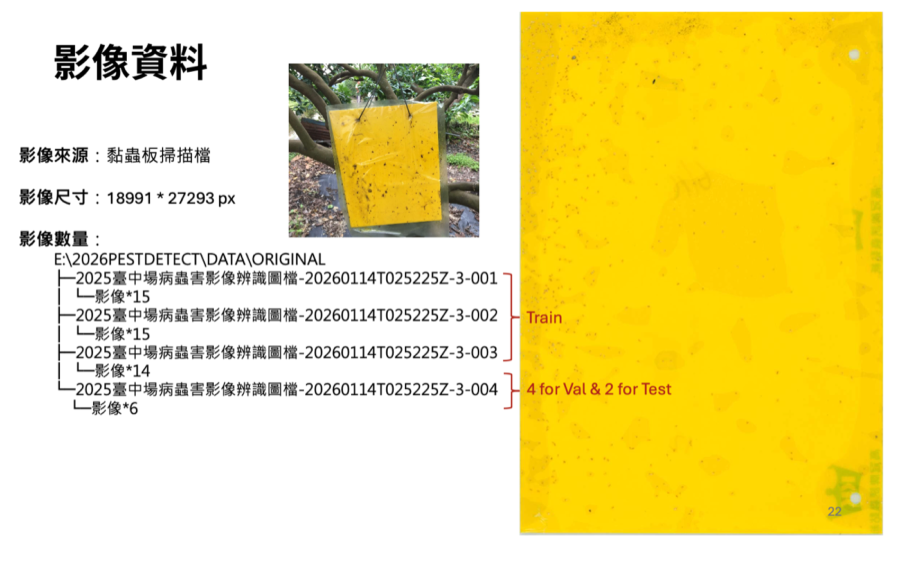
#> input picture 投稿格式/raw_sticky_trap_1.png, 1800 x 1175 px (shown at 1/2 size); its folder holds only this picture in this run
$ python -i make_montage.py   (imports and definitions only)
#> lines starting #> are read from the running program, lines starting #| are printed output that depends on the picture
# -*- coding: utf-8 -*-
"""為 final_result 下每個 sub_* 資料夾生成一張拼貼大圖。

每個 sub 取前 N 張照片，縮成統一縮圖後排成網格，照片之間留間隔。
輸出 final_result_montage/sub_X.jpg。
"""
import os
import math
from PIL import Image

SRC_ROOT = "final_result"
DST_ROOT = "final_result_montage"
PER_SUB = 200          # 每個 sub 最多取幾張
THUMB = 128            # 每張縮圖的邊長(px)
GAP = 2                # 照片之間的間隔(px)
COLS = 16              # 每列幾張
BG = (255, 255, 255)   # 背景色(白)
IMG_EXTS = (".jpg", ".jpeg", ".png", ".bmp", ".webp")


def make_thumb(path):
    """讀圖，等比放大到「填滿」THUMB x THUMB 後置中裁切，去除多餘空白。"""
#> called with path = '投稿格式/raw_sticky_trap_1.png'
    im = Image.open(path).convert("RGB")
    w, h = im.size
#> w = 1800; h = 1175
    scale = THUMB / min(w, h)                       # 以較短邊為基準放大填滿方塊
#> scale = 0.109
    nw, nh = max(THUMB, round(w * scale)), max(THUMB, round(h * scale))
#> nw = 196; nh = 128
    im = im.resize((nw, nh), Image.LANCZOS)
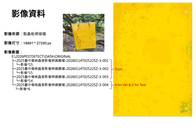
#> im: PIL image 196x128 RGB; mean R, G, B 239.7, 223.9, 145
    left = (nw - THUMB) // 2
#> left = 34
    top = (nh - THUMB) // 2
#> top = 0
    return im.crop((left, top, left + THUMB, top + THUMB))
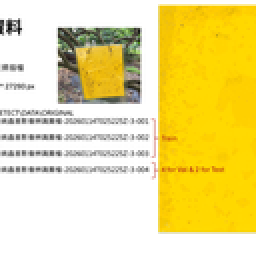
#> returned value: PIL image 128x128 RGB (shown 2 times larger); mean R, G, B 237.9, 222.3, 145.4


# [43 lines left out: functions build_montage, main, not called in this run]


# [2 lines not run here, left out]

>>> result = make_thumb('投稿格式/raw_sticky_trap_1.png')

$ run again, on 投稿格式/raw_sticky_trap_2.png
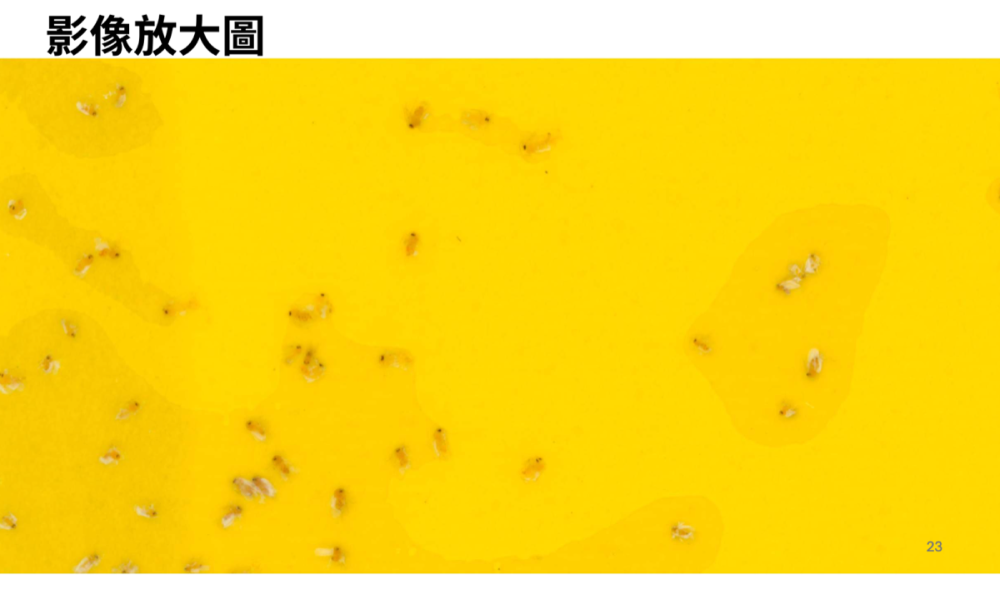
#> input picture 投稿格式/raw_sticky_trap_2.png, 2000 x 1198 px (shown at 1/2 size)
#> in make_thumb, `im = im.resize((nw, nh), Image.LANCZOS)`:
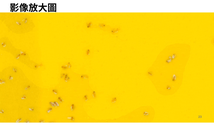
#> im: PIL image 214x128 RGB; mean R, G, B 251.3, 215, 35.2
#> in make_thumb, `return im.crop((left, top, left + THUMB, top + THUMB))`:
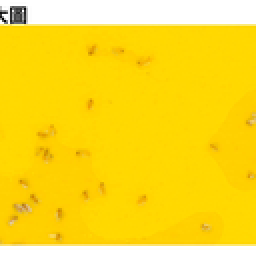
#> returned value: PIL image 128x128 RGB (shown 2 times larger); mean R, G, B 253, 217.2, 35.9

$ run again, on 投稿格式/preprocess_border.png
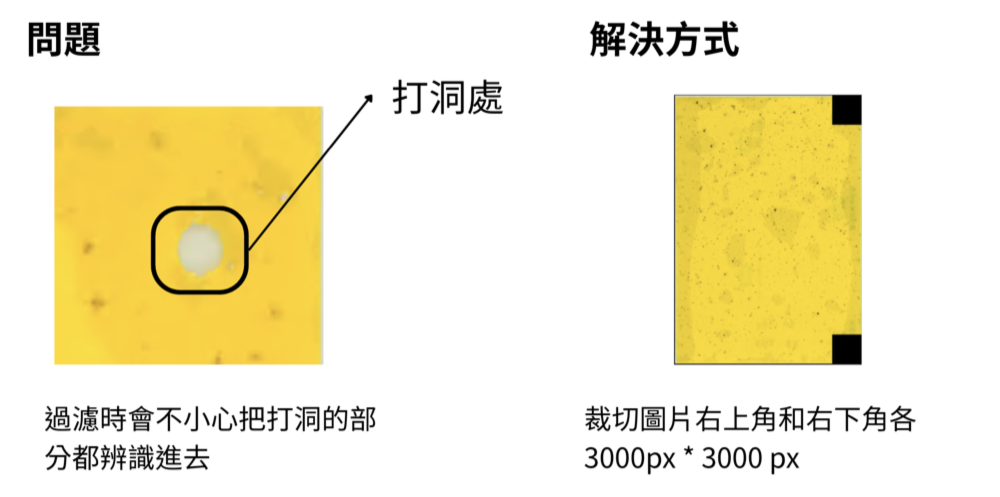
#> input picture 投稿格式/preprocess_border.png, 2000 x 994 px (shown at 1/2 size)
#> in make_thumb, `im = im.resize((nw, nh), Image.LANCZOS)`:
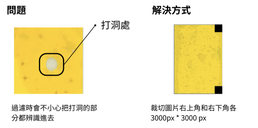
#> im: PIL image 258x128 RGB; mean R, G, B 243, 235.3, 203.7
#> in make_thumb, `return im.crop((left, top, left + THUMB, top + THUMB))`:
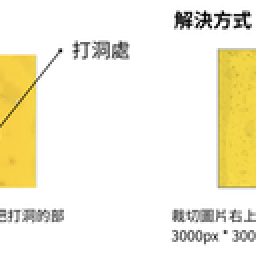
#> returned value: PIL image 128x128 RGB (shown 2 times larger); mean R, G, B 244.5, 239.7, 219.1

$ run again, on 投稿格式/preprocess_corners.png
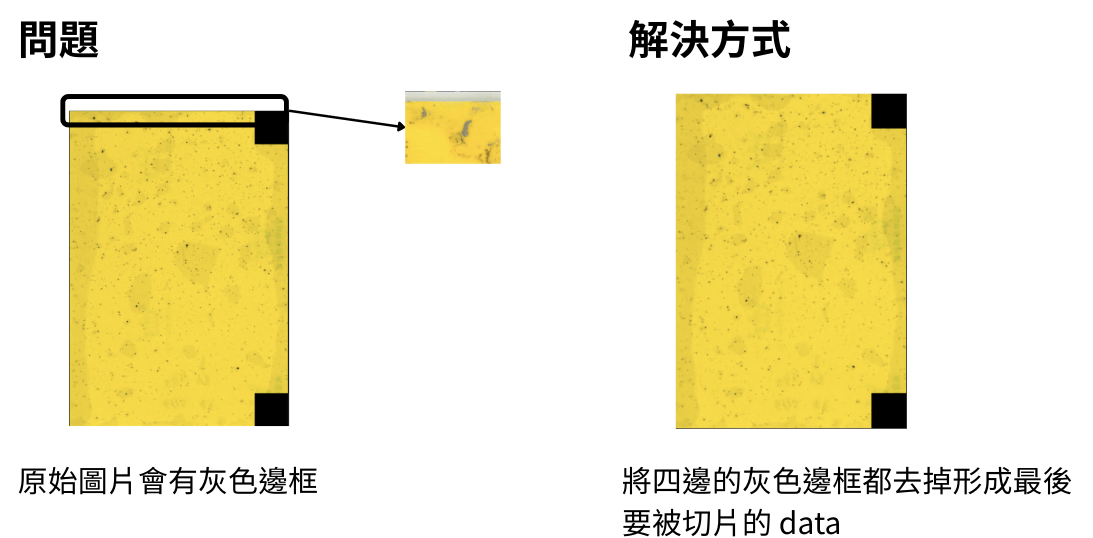
#> input picture 投稿格式/preprocess_corners.png, 2186 x 1076 px (shown at 1/2 size)
#> in make_thumb, `im = im.resize((nw, nh), Image.LANCZOS)`:
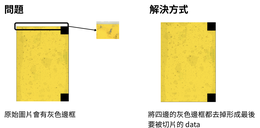
#> im: PIL image 260x128 RGB; mean R, G, B 241.4, 234.4, 199.5
#> in make_thumb, `return im.crop((left, top, left + THUMB, top + THUMB))`:
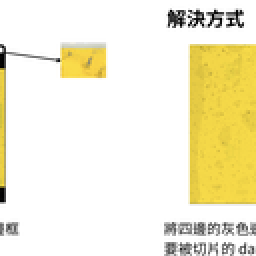
#> returned value: PIL image 128x128 RGB (shown 2 times larger); mean R, G, B 244.3, 238.9, 212.2
